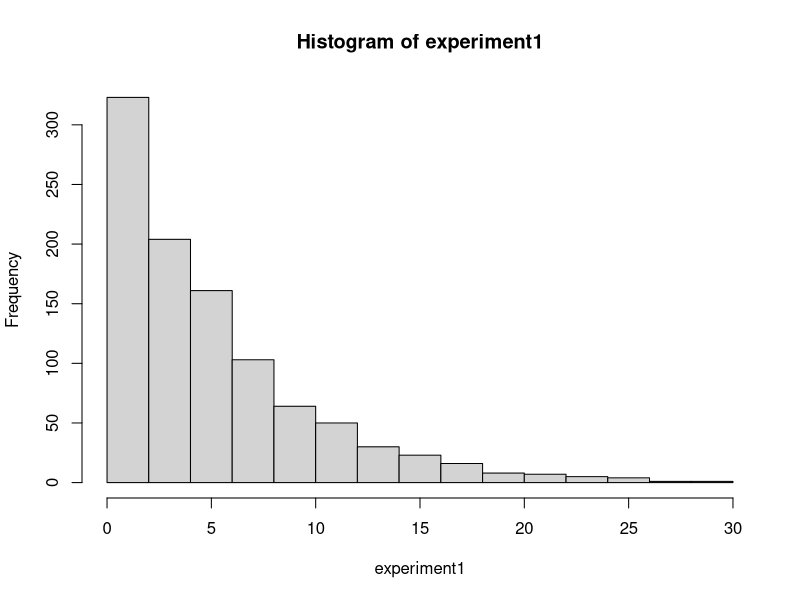
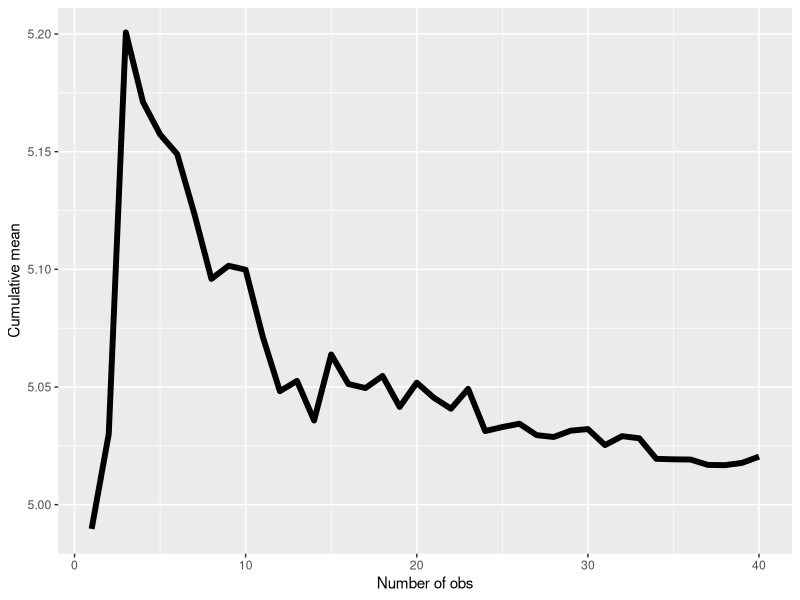
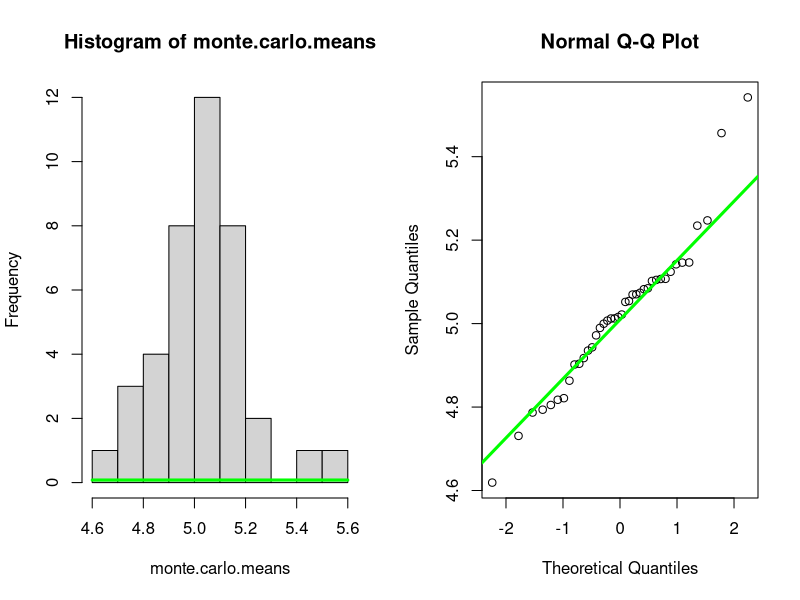

Recreate these plots in R, in order.
## ---- chunk 1
  # Set working directory
  setwd("~/datasciencecoursera/StatsProj1/")
  library(ggplot2)
## ---- chunk 2
set.seed(5678)
n = 1000; lambda = 0.2;
experiment1 = rexp(n, lambda)
hist(experiment1)
## ---- chunk 3
monte.carlo.means = NULL; m = 40;
for (i in 1 : m) monte.carlo.means = c(monte.carlo.means, mean(rexp(n, lambda)))
## ---- chunk 4
theoretical.mean = (1/lambda)
cum.means <- cumsum(monte.carlo.means) / (1 : m)
empirical.mean   = cum.means[m]
g <- ggplot(data.frame(x = 1 : m, y = cum.means), aes(x = x, y = y))
g <- g + geom_line(size = 2) + labs(x = "Number of obs", y = "Cumulative mean")
g
## ---- chunk 5
(theoretical.var = 1/(lambda^2) )
(empirical.var = var(experiment1))
## ---- chunk 6
par(mfrow=c(1,2))
hist(monte.carlo.means); 
x<-seq(min(monte.carlo.means),max(monte.carlo.means),0.1) 
curve(dnorm(x, theoretical.mean, sqrt(theoretical.var)), col="green", lwd=3, add=TRUE, yaxt="n")
qqnorm(monte.carlo.means); qqline(monte.carlo.means, col="green", lwd=3)
